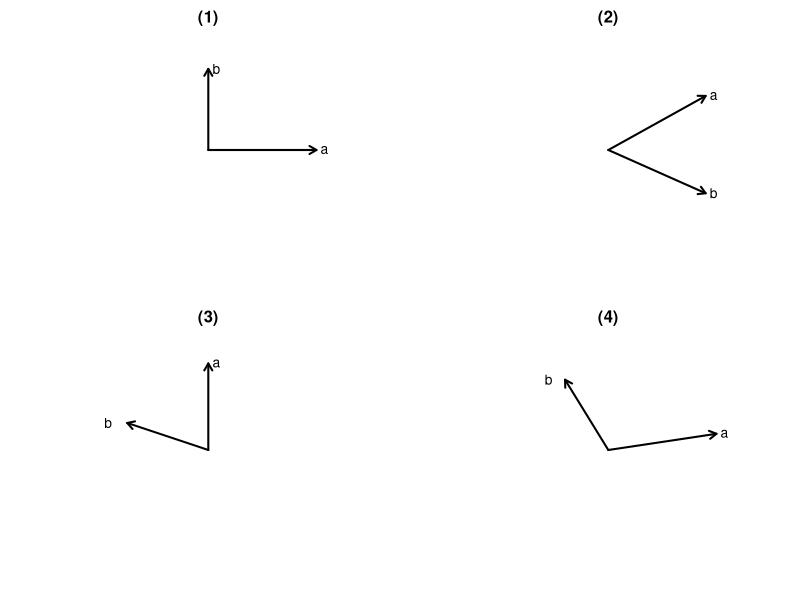
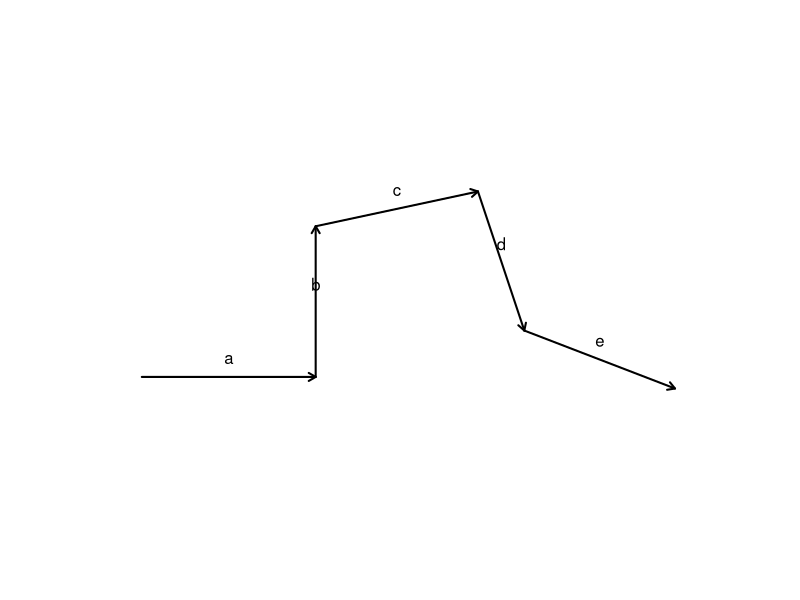
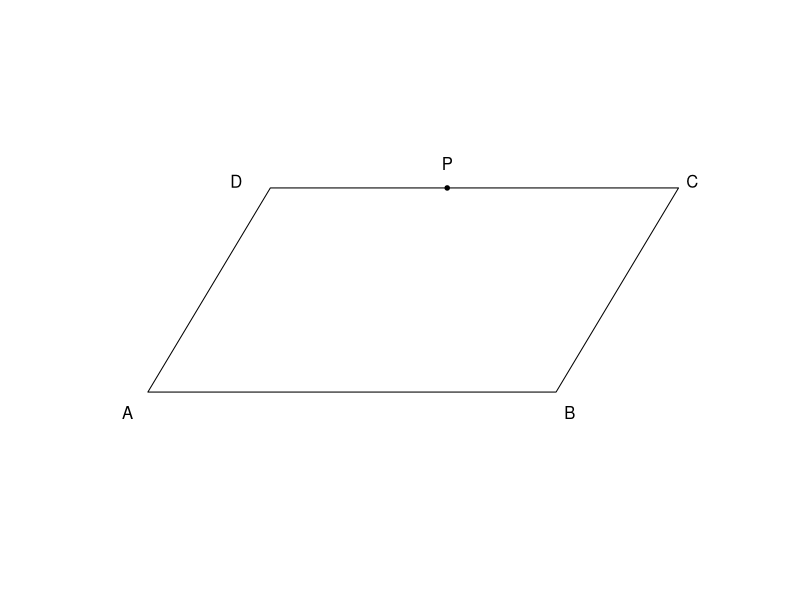
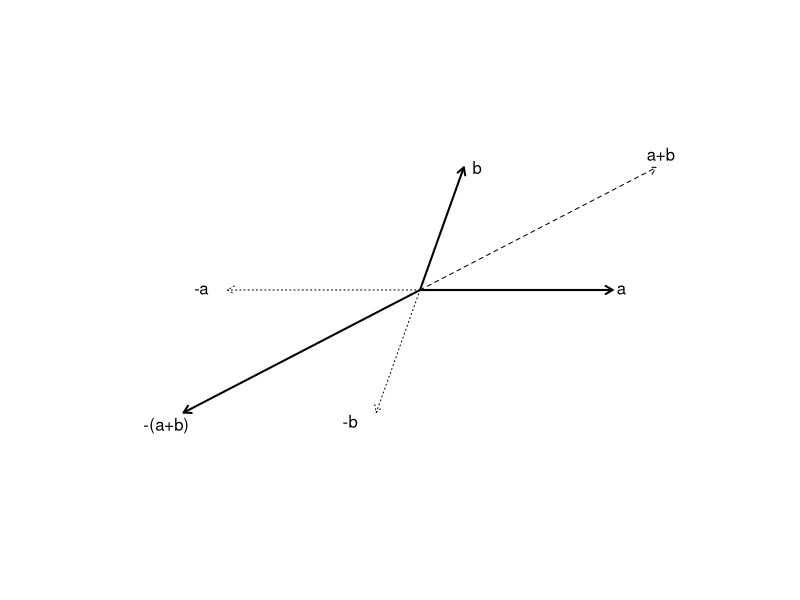
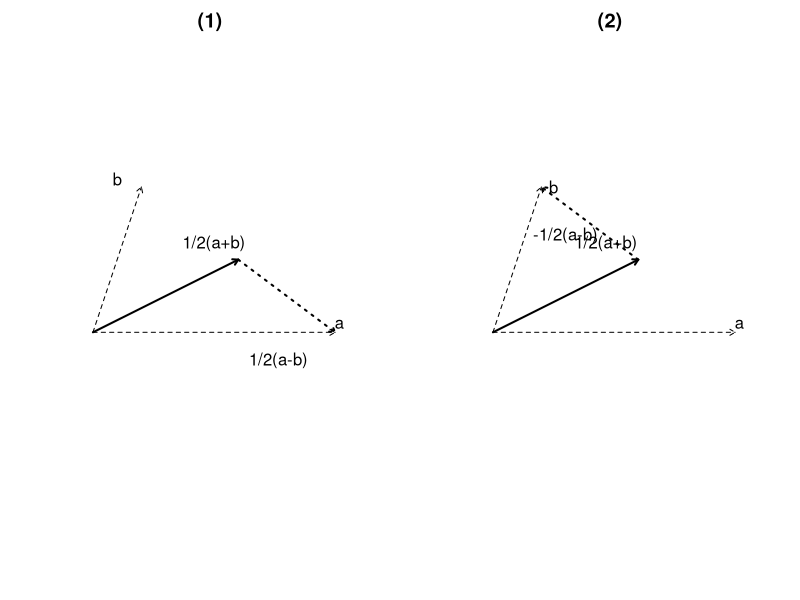
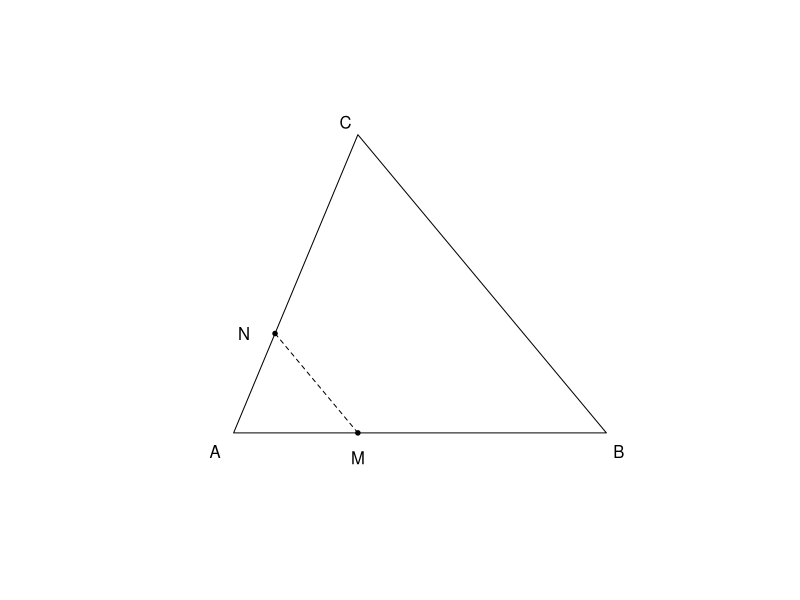
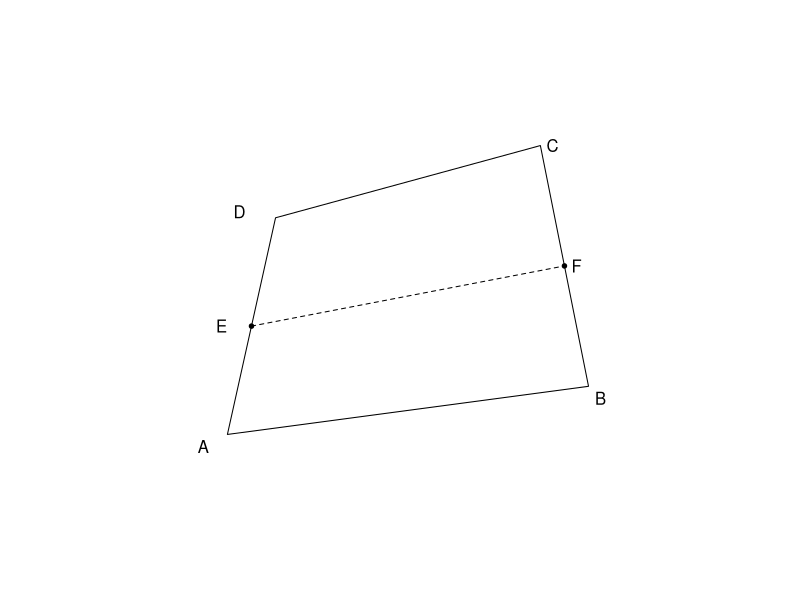
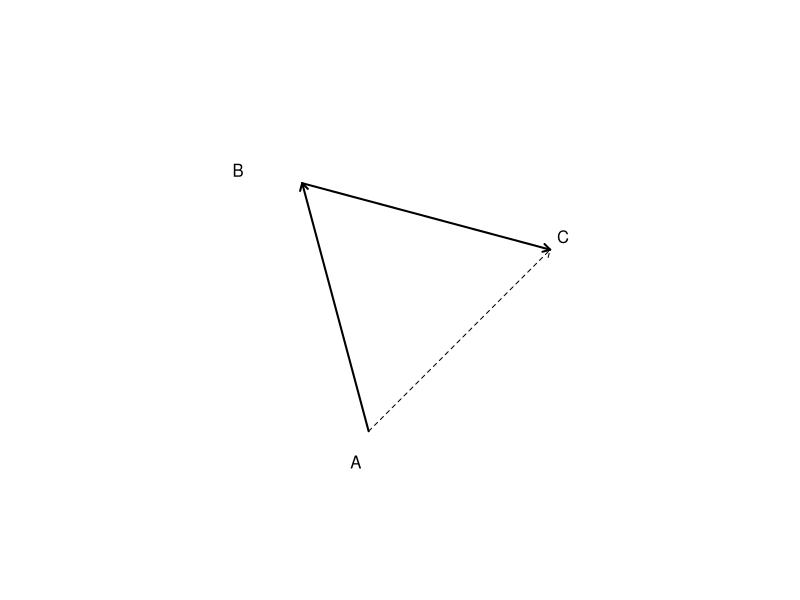

Generate these figures, in order, with R:
setwd("C:/Users/18904/Github/senior-mathematics/codes")
if(!dir.exists("../figures"))dir.create("../figures")
# week32: 6.2 vector operations
# week32-1: Ex6.2 q1 given vectors a,b in four directions (construct a+b)
draw1=function(){
  par(mfrow=c(2,2),mar=c(2,2,2,1))
  plot(0,0,xlim=c(-2.5,2.5),ylim=c(-2,2),type="n",asp=1,axes=FALSE,xlab="",ylab="",main="(1)")
  arrows(0,0,2,0,lwd=2,length=0.08);text(2.15,0,"a")
  arrows(0,0,0,1.5,lwd=2,length=0.08);text(0.15,1.5,"b")
  plot(0,0,xlim=c(-2.5,2.5),ylim=c(-2,2),type="n",asp=1,axes=FALSE,xlab="",ylab="",main="(2)")
  arrows(0,0,1.8,1.0,lwd=2,length=0.08);text(1.95,1.0,"a")
  arrows(0,0,1.8,-0.8,lwd=2,length=0.08);text(1.95,-0.8,"b")
  plot(0,0,xlim=c(-2.5,2.5),ylim=c(-2,2),type="n",asp=1,axes=FALSE,xlab="",ylab="",main="(3)")
  arrows(0,0,0,1.6,lwd=2,length=0.08);text(0.15,1.6,"a")
  arrows(0,0,-1.5,0.5,lwd=2,length=0.08);text(-1.85,0.5,"b")
  plot(0,0,xlim=c(-2.5,2.5),ylim=c(-2,2),type="n",asp=1,axes=FALSE,xlab="",ylab="",main="(4)")
  arrows(0,0,2,0.3,lwd=2,length=0.08);text(2.15,0.3,"a")
  arrows(0,0,-0.8,1.3,lwd=2,length=0.08);text(-1.1,1.3,"b")
}
pdf("../figures/week32-1.pdf",width=8,height=8);draw1();dev.off()
svglite::svglite("../figures/week32-1.svg",width=8,height=8);draw1();dev.off()
# week32-2: Ex6.2 q3 head-to-tail chain a,b,c,d,e
draw2=function(){
  plot(0,0,xlim=c(-0.3,5.1),ylim=c(-0.5,2.0),type="n",asp=1,axes=FALSE,xlab="",ylab="")
  P=list(c(0,0),c(1.5,0),c(1.5,1.3),c(2.9,1.6),c(3.3,0.4),c(4.6,-0.1))
  lab=c("a","b","c","d","e")
  for(i in 1:5){arrows(P[[i]][1],P[[i]][2],P[[i+1]][1],P[[i+1]][2],lwd=2,length=0.08)
    text((P[[i]][1]+P[[i+1]][1])/2,(P[[i]][2]+P[[i+1]][2])/2+0.15,lab[i])}
}
pdf("../figures/week32-2.pdf",width=4,height=4);draw2();dev.off()
svglite::svglite("../figures/week32-2.svg",width=4,height=4);draw2();dev.off()
# week32-3: Ex6.2 q4 parallelogram ABCD, point P on side CD
draw3=function(){
  plot(0,0,xlim=c(-0.3,4.3),ylim=c(-0.4,1.9),type="n",asp=1,axes=FALSE,xlab="",ylab="")
  A=c(0,0);B=c(3,0);Cc=c(3.9,1.5);D=c(0.9,1.5);P=c(2.2,1.5)
  polygon(rbind(A,B,Cc,D),border=1)
  points(P[1],P[2],pch=19,cex=0.6)
  text(A[1]-0.15,A[2]-0.15,"A");text(B[1]+0.1,B[2]-0.15,"B");text(Cc[1]+0.1,Cc[2]+0.05,"C");text(D[1]-0.25,D[2]+0.05,"D");text(P[1],P[2]+0.18,"P")
}
pdf("../figures/week32-3.pdf",width=4,height=4);draw3();dev.off()
svglite::svglite("../figures/week32-3.svg",width=4,height=4);draw3();dev.off()
# week32-4: Ex6.2 q8 construction verifying -(a+b)=-a-b
draw4=function(){
  plot(0,0,xlim=c(-3.2,3.2),ylim=c(-2.2,2.2),type="n",asp=1,axes=FALSE,xlab="",ylab="")
  arrows(0,0,2.2,0,lwd=2,length=0.08);text(2.3,0,"a")
  arrows(0,0,0.5,1.4,lwd=2,length=0.08);text(0.65,1.4,"b")
  arrows(0,0,2.7,1.4,lwd=1,lty=2,length=0.08);text(2.75,1.55,"a+b")
  arrows(0,0,-2.2,0,lwd=1,lty=3,length=0.08);text(-2.5,0,"-a")
  arrows(0,0,-0.5,-1.4,lwd=1,lty=3,length=0.08);text(-0.8,-1.5,"-b")
  arrows(0,0,-2.7,-1.4,lwd=2,length=0.08);text(-2.9,-1.55,"-(a+b)")
}
pdf("../figures/week32-4.pdf",width=4,height=4);draw4();dev.off()
svglite::svglite("../figures/week32-4.svg",width=4,height=4);draw4();dev.off()
# week32-5: Ex6.2 review q5 (1) 1/2(a+b)+1/2(a-b)=a (2) 1/2(a+b)-1/2(a-b)=b
draw5=function(){
  par(mfrow=c(1,2),mar=c(2,2,2,1))
  plot(0,0,xlim=c(-0.5,3.4),ylim=c(-1.4,2.2),type="n",asp=1,axes=FALSE,xlab="",ylab="",main="(1)")
  arrows(0,0,3,0,lwd=1,lty=2,length=0.06);text(3.05,0.1,"a")
  arrows(0,0,0.6,1.8,lwd=1,lty=2,length=0.06);text(0.3,1.9,"b")
  arrows(0,0,1.8,0.9,lwd=2,length=0.06);text(1.5,1.1,"1/2(a+b)")
  arrows(1.8,0.9,3,0,lwd=2,lty=3,length=0.06);text(2.3,-0.35,"1/2(a-b)")
  plot(0,0,xlim=c(-0.5,3.4),ylim=c(-1.4,2.2),type="n",asp=1,axes=FALSE,xlab="",ylab="",main="(2)")
  arrows(0,0,3,0,lwd=1,lty=2,length=0.06);text(3.05,0.1,"a")
  arrows(0,0,0.6,1.8,lwd=1,lty=2,length=0.06);text(0.75,1.8,"b")
  arrows(0,0,1.8,0.9,lwd=2,length=0.06);text(1.4,1.1,"1/2(a+b)")
  arrows(1.8,0.9,0.6,1.8,lwd=2,lty=3,length=0.06);text(0.9,1.2,"-1/2(a-b)")
}
pdf("../figures/week32-5.pdf",width=8,height=4);draw5();dev.off()
svglite::svglite("../figures/week32-5.svg",width=8,height=4);draw5();dev.off()
# week32-6: Ex6.2 review q9 triangle ABC, M on AB and N on AC with AM=AN=1/3
draw6=function(){
  plot(0,0,xlim=c(-0.3,3.3),ylim=c(-0.4,2.7),type="n",asp=1,axes=FALSE,xlab="",ylab="")
  A=c(0,0);B=c(3,0);Cc=c(1,2.4);M=c(1,0);N=c(1/3,0.8)
  polygon(rbind(A,B,Cc),border=1)
  segments(M[1],M[2],N[1],N[2],lty=2)
  points(rbind(M,N),pch=19,cex=0.6)
  text(A[1]-0.15,A[2]-0.15,"A");text(B[1]+0.1,B[2]-0.15,"B");text(Cc[1]-0.1,Cc[2]+0.1,"C");text(M[1],M[2]-0.2,"M");text(N[1]-0.25,N[2],"N")
}
pdf("../figures/week32-6.pdf",width=4,height=4);draw6();dev.off()
svglite::svglite("../figures/week32-6.svg",width=4,height=4);draw6();dev.off()
# week32-7: Ex6.2 q15 arbitrary quadrilateral ABCD, E,F midpoints of AD,BC
draw7=function(){
  plot(0,0,xlim=c(-0.4,3.6),ylim=c(-0.4,2.8),type="n",asp=1,axes=FALSE,xlab="",ylab="")
  A=c(0,0);B=c(3,0.4);Cc=c(2.6,2.4);D=c(0.4,1.8);E=c(0.2,0.9);F=c(2.8,1.4)
  polygon(rbind(A,B,Cc,D),border=1)
  segments(E[1],E[2],F[1],F[2],lty=2)
  points(rbind(E,F),pch=19,cex=0.6)
  text(A[1]-0.2,A[2]-0.1,"A");text(B[1]+0.1,B[2]-0.1,"B");text(Cc[1]+0.1,Cc[2],"C");text(D[1]-0.3,D[2]+0.05,"D");text(E[1]-0.25,E[2],"E");text(F[1]+0.1,F[2],"F")
}
pdf("../figures/week32-7.pdf",width=4,height=4);draw7();dev.off()
svglite::svglite("../figures/week32-7.svg",width=4,height=4);draw7();dev.off()
# week32-8: Ex6.2 q16 displacement triangle A->B (NW15) ->C (SE75), equal length
draw8=function(){
  plot(0,0,xlim=c(-0.7,1.1),ylim=c(-0.2,1.3),type="n",asp=1,axes=FALSE,xlab="",ylab="")
  A=c(0,0);B=c(-sin(15*pi/180),cos(15*pi/180));C=c(0.707,0.707)
  arrows(A[1],A[2],B[1],B[2],lwd=2,length=0.08)
  arrows(B[1],B[2],C[1],C[2],lwd=2,length=0.08)
  arrows(A[1],A[2],C[1],C[2],lwd=1,lty=2,length=0.08)
  text(A[1]-0.05,A[2]-0.12,"A");text(B[1]-0.25,B[2]+0.05,"B");text(C[1]+0.05,C[2]+0.05,"C")
}
pdf("../figures/week32-8.pdf",width=4,height=4);draw8();dev.off()
svglite::svglite("../figures/week32-8.svg",width=4,height=4);draw8();dev.off()
# week32-9: Ex6.2 q17 (1) triangle (2) quadrilateral (3) n-gon with directed edges
draw9=function(){
  par(mfrow=c(1,3),mar=c(2,2,2,1))
  plot(0,0,xlim=c(-0.3,2.3),ylim=c(-0.3,1.9),type="n",asp=1,axes=FALSE,xlab="",ylab="",main="(1)")
  P=list(c(0,0),c(2,0),c(0.5,1.6))
  for(i in 1:3){arrows(P[[i]][1],P[[i]][2],P[[((i%%3)+1)]][1],P[[((i%%3)+1)]][2],lwd=2,length=0.07)}
  plot(0,0,xlim=c(-0.4,2.3),ylim=c(-0.3,1.9),type="n",asp=1,axes=FALSE,xlab="",ylab="",main="(2)")
  Q=list(c(0,0),c(2,0.2),c(1.6,1.6),c(-0.2,1.2))
  for(i in 1:4){arrows(Q[[i]][1],Q[[i]][2],Q[[((i%%4)+1)]][1],Q[[((i%%4)+1)]][2],lwd=2,length=0.07)}
  plot(0,0,xlim=c(-1.4,1.4),ylim=c(-1.3,1.4),type="n",asp=1,axes=FALSE,xlab="",ylab="",main="(3)")
  th=seq(0,2*pi,length.out=6)[1:5]
  R=list();for(i in 1:5)R[[i]]=c(cos(th[i]),sin(th[i]))
  for(i in 1:5){arrows(R[[i]][1],R[[i]][2],R[[((i%%5)+1)]][1],R[[((i%%5)+1)]][2],lwd=2,length=0.07)}
}
pdf("../figures/week32-9.pdf",width=12,height=4);draw9();dev.off()
svglite::svglite("../figures/week32-9.svg",width=12,height=4);draw9();dev.off()
# week32-10: Ex6.2 q22 point O outside parallelogram ABCD, with OA,OB,OC
draw10=function(){
  plot(0,0,xlim=c(-0.3,4.3),ylim=c(-0.4,2.4),type="n",asp=1,axes=FALSE,xlab="",ylab="")
  A=c(1,0);B=c(3,0);Cc=c(3.8,1.3);D=c(1.8,1.3);O=c(0.3,1.9)
  polygon(rbind(A,B,Cc,D),border=1)
  segments(O[1],O[2],A[1],A[2],lty=2);segments(O[1],O[2],B[1],B[2],lty=2);segments(O[1],O[2],Cc[1],Cc[2],lty=2)
  points(O[1],O[2],pch=19,cex=0.6)
  text(A[1],A[2]-0.2,"A");text(B[1],B[2]-0.2,"B");text(Cc[1]+0.1,Cc[2],"C");text(D[1],D[2]+0.15,"D");text(O[1]-0.25,O[2],"O")
}
pdf("../figures/week32-10.pdf",width=4,height=4);draw10();dev.off()
svglite::svglite("../figures/week32-10.svg",width=4,height=4);draw10();dev.off()
# week32-11: Ex6.2 q23 parallelogram ABCD whose diagonals bisect at O (OA+OC=OB+OD)
draw11=function(){
  plot(0,0,xlim=c(-1.7,1.7),ylim=c(-1.7,1.7),type="n",asp=1,axes=FALSE,xlab="",ylab="")
  A=c(1.2,0);B=c(0.3,1.3);Cc=c(-1.2,0);D=c(-0.3,-1.3);O=c(0,0)
  polygon(rbind(A,B,Cc,D),border=1)
  segments(A[1],A[2],Cc[1],Cc[2],lty=2);segments(B[1],B[2],D[1],D[2],lty=2)
  points(O[1],O[2],pch=19,cex=0.6)
  text(A[1]+0.1,A[2],"A");text(B[1]+0.1,B[2]+0.1,"B");text(Cc[1]-0.2,Cc[2],"C");text(D[1]-0.1,D[2]-0.2,"D");text(O[1]+0.08,O[2],"O")
}
pdf("../figures/week32-11.pdf",width=4,height=4);draw11();dev.off()
svglite::svglite("../figures/week32-11.svg",width=4,height=4);draw11();dev.off()
# week32-12: Ex6.2 q24 circle centered C with chord AB and radius CA
draw12=function(){
  plot(0,0,xlim=c(-1.3,1.3),ylim=c(-1.3,1.3),type="n",asp=1,axes=FALSE,xlab="",ylab="")
  th=seq(0,2*pi,length.out=100)
  lines(cos(th),sin(th))
  Cc=c(0,0);A=c(0.6,0.8);B=c(-0.6,0.8)
  segments(A[1],A[2],B[1],B[2],lwd=2)
  segments(Cc[1],Cc[2],A[1],A[2],lty=2)
  segments(Cc[1],Cc[2],B[1],B[2],lty=3)
  points(Cc[1],Cc[2],pch=19,cex=0.6)
  text(Cc[1]-0.1,Cc[2]-0.15,"C");text(A[1]+0.08,A[2],"A");text(B[1]-0.25,B[2],"B")
}
pdf("../figures/week32-12.pdf",width=4,height=4);draw12();dev.off()
svglite::svglite("../figures/week32-12.svg",width=4,height=4);draw12();dev.off()
